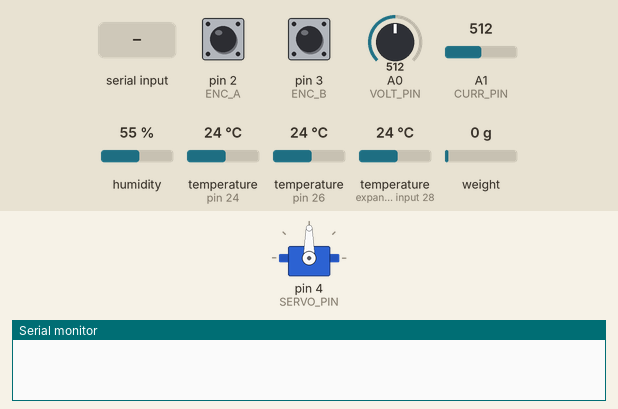
A sketch run on a simulated Arduino Mega 2560, built with avr-gcc and run on an emulated ATmega2560. Parts: servo, the last lines printed to the serial monitor. The test bench sets the inputs (shaded band); at power-on: pin 2 (ENC_A) HIGH, pin 3 (ENC_B) HIGH, A0 (VOLT_PIN) = 512, A1 (CURR_PIN) = 512, humidity 55 %, temperature (sensors on pin 24, pin 26, expander input 28) 24 °C, weight on the scale 0 g. Random numbers use the default seed unless the sketch sets one.

Above: at 1.9 s.
2.0 s: "go" received over Serial
3.8 s: "S90\n" received over Serial
At 4.9 s:
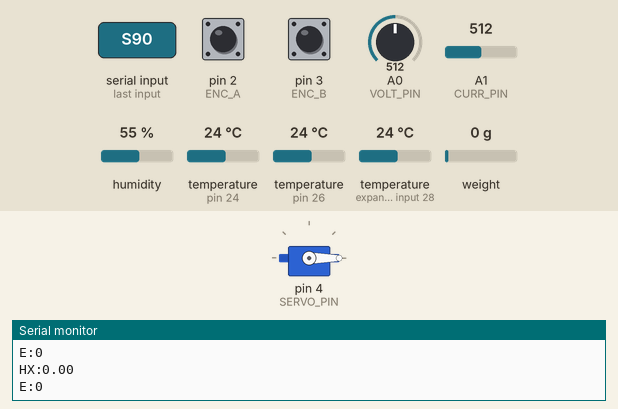
5.5 s: "out" received over Serial
At 7.2 s:
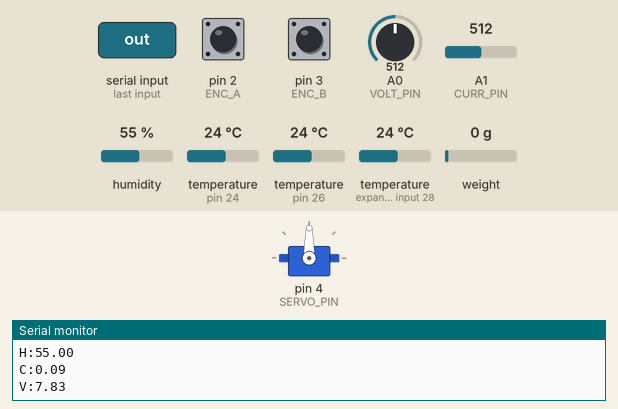
Timing chart, 0 to 8.7 s (numbered marks = the images above; inputs shaded):
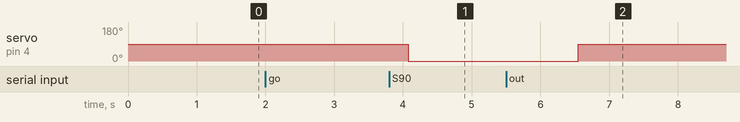

The sketch:

main.ino
```cpp
/*
* Исходный файл кода прошивки МК
* Данный файл является предрелизной версией ИЛИ черновиком для
* последних версий.
*/

#include <Arduino.h>
#include "DHT.h"

#include "OneWire.h"
#include "DallasTemperature.h"
#include <HX711.h>

#include <Servo.h>

typedef unsigned char      uint8_t;
typedef unsigned long long uint64_t;

#define SPLITTER ":"
#define OUTPORT(header, data) Serial.println(String(header) + String(SPLITTER) + String(data))

#define _10ms   10    // 10 мс
#define _100ms  100   // 100 мс
#define _500ms  500   // 500 мс
#define _1000ms 1000  // 1000 мс
#define _2000ms 2000  // 2000 мс
#define _5000ms 5000  // 5000 мс

#define ENC_A 2       // пин энкодера
#define ENC_B 3       // пин энкодера

#define HX_DT_PIN  53
#define HX_SCK_PIN 52
#define HX_FACTOR  1.0f
#define HX_SCALE   0.035274f

#define SERVO_PIN 4
#define VOLT_PIN  A0
#define CURR_PIN  A1

volatile int encCounter;
volatile boolean flag, resetFlag;
volatile byte curState, prevState;

// Температура Пин 24
bool IsTempOut = false;
OneWire oneWire(24);
DallasTemperature ds(&oneWire);

// Влажность Пин 26
DHT dht(26, DHT22);

// АЦП для датчика момента
HX711 hx711;

// Сервопривод
Servo servo;
int servo_pos = 0;

// Структура диспетчера
struct dispatch
{
    // period - период выполнения функции action,
    // action - функция для выполнения по таймеру
    dispatch(uint16_t period = 100, void (*action) () = nullptr)
        :
        period(period),
        action(action)
    {
    }

    // Процесс
    void go()
    {
        if (millis() - timer > period)
        {
            timer = millis();

            // Вызов функции, если она определена
            if (action != nullptr)
            {
                action();
            }
        }

    }

    uint16_t period;
    uint64_t timer = 0;
    void     (*action) ();
};

String GetRandom(int min, int max)
{
    return String(random(min, max));
}

/* БЛОК ПОЛУЧЕНИЯ И ВЫДАЧИ ДАННЫХ */

// Функция выдачи данных о температуре
void EchoTemperature()
{
    IsTempOut = true;
    OUTPORT("T1", ds.getTempCByIndex(0));
    OUTPORT("T2", ds.getTempCByIndex(1));
    OUTPORT("T3", dht.readTemperature());
}

// Функция выдачи данных о влажности
void EchoHumidity()
{
    OUTPORT("H", dht.readHumidity());
}

// Функция выдачи данных о напряжении
void EchoVoltage()
{
    //OUTPORT("V", GetRandom(8, 22));
    OUTPORT("V", (analogRead(VOLT_PIN) * 0.0153));
}

// Функция выдачи данных о токе
void EchoCurrent()
{
    //OUTPORT("C", GetRandom(1, 5));
    OUTPORT("C", (((analogRead(CURR_PIN) * 0.00489) - 2.5) / 0.04));
}

// Функция выдачи данных энкодера
void EchoEncoder()
{
    OUTPORT("E", encCounter / 10);
}

void EchoADC()
{
    OUTPORT("HX", (hx711.get_units(3) * HX_SCALE));
}

/**********************************/

// Прерывание для энкодера
void int0()
{
    encTick();
}


// Обработка энкодера
void encTick()
{
    curState = digitalRead(ENC_A) | digitalRead(ENC_B) << 1;
    if (resetFlag && curState == 0b11) {
        if (prevState == 0b10) encCounter++;
        if (prevState == 0b01) encCounter--;
        resetFlag = 0;
        flag = true;
    }
    if (curState == 0b00) resetFlag = 1;
    prevState = curState;
}

/* ДИСПЕТЧЕРЫ ЦИКЛОВ */

// Диспетчер 10мс
void disp_10ms()
{
    //EchoEncoder();
}

// Диспетчер 100мс
void disp_100ms()
{
    EchoEncoder();
    EchoADC();
}

// Диспетчер 500мс
void disp_500ms()
{
}

// Диспетчер 1000мс
void disp_1000ms()
{
    EchoTemperature();
    EchoHumidity();
    EchoCurrent();
    EchoVoltage();
}

// Диспетчер 5000мс
void disp_5000ms()
{
}

/*********************/

void setup()
{
    randomSeed(analogRead(0)); // Debug random seed

    // Настройка порта передачи данных
    Serial.begin(38400);
    Serial.setTimeout(10);

    // Настройка темп. датчиков
    ds.begin();
    ds.setResolution(9);

    // Иниц. датчика влажности
    dht.begin();

    // Иниц. АЦП для датчика момента
    hx711.begin(HX_DT_PIN, HX_SCK_PIN);
    hx711.set_scale(HX_FACTOR);
    hx711.tare();

    servo.attach(SERVO_PIN);

    // Для энкодера
    attachInterrupt(0, int0, CHANGE);
    attachInterrupt(1, int0, CHANGE);

    {
        char   test_buffer[64];
        String raw = "";

        while (!false)
        {
            if (Serial.available() > 0)
            {
                memset(test_buffer, '\0', 64);
                Serial.readBytes(test_buffer, 64);

                raw = String(test_buffer);

                if (!strcmp(raw.c_str(), "go"))
                {
                    break;
                }
            }
        }
    }

    // Диспетчеры
    dispatch dsps[3];

    // Эмуляция потоков данных
    dsps[0] = dispatch(_100ms,  &disp_100ms);
    dsps[1] = dispatch(_1000ms, &disp_1000ms);
    dsps[2] = dispatch(_5000ms, &disp_5000ms);

    char   input_buffer[64];
    String raw = "";

    // Основной цикл
    while (!false)
    {
        if (IsTempOut)
        {
            ds.requestTemperatures();
            IsTempOut = false;
        }

        if (Serial.available() > 0)
        {
            memset(input_buffer, '\0', 64);
            Serial.readBytes(input_buffer, 64);

            raw = String(input_buffer);

            if (!strcmp(raw.c_str(), "out"))
            {
                asm volatile("jmp 0x00");
            }
            else if (raw[0] == 'S') // Ловим команду на установку серво
            {
                servo_pos = raw.substring(2).toInt();
                servo.writeMicroseconds(servo_pos);
            }
        }

        for (uint8_t i = 0; i < 3; i++)
        {
            dsps[i].go();
        }
    }
}

void loop() {}
```

Measured:
- after the input at 3.8 s, servo on pin 4 (SERVO_PIN): 90° → 0° after 0.27 s
- after the input at 5.5 s, servo on pin 4 (SERVO_PIN): 0° → 90° after 1.1 s
